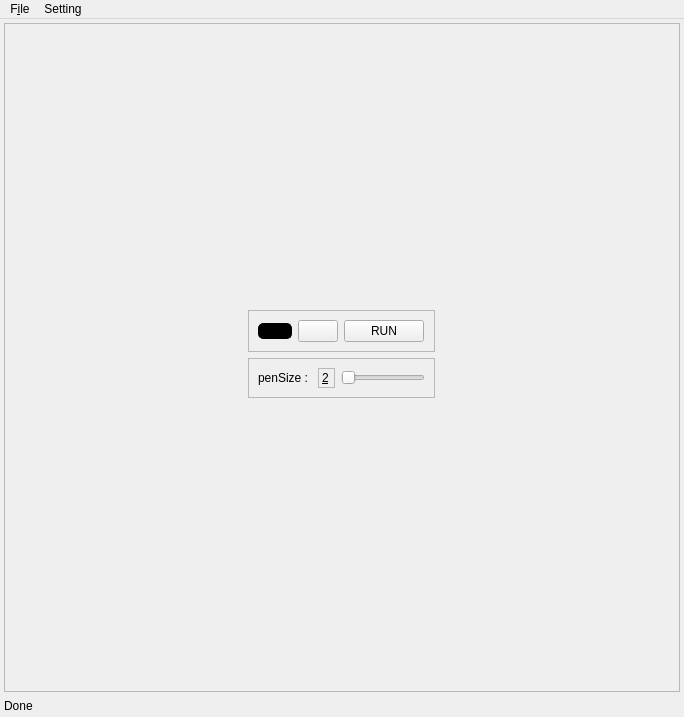
<?xml version="1.0" encoding="UTF-8"?>
<ui version="4.0">
 <class>MainWindow</class>
 <widget class="QMainWindow" name="MainWindow">
  <property name="geometry">
   <rect>
    <x>0</x>
    <y>0</y>
    <width>684</width>
    <height>717</height>
   </rect>
  </property>
  <property name="sizePolicy">
   <sizepolicy hsizetype="MinimumExpanding" vsizetype="MinimumExpanding">
    <horstretch>0</horstretch>
    <verstretch>0</verstretch>
   </sizepolicy>
  </property>
  <property name="minimumSize">
   <size>
    <width>0</width>
    <height>0</height>
   </size>
  </property>
  <property name="windowTitle">
   <string>MainWindow</string>
  </property>
  <property name="autoFillBackground">
   <bool>true</bool>
  </property>
  <property name="animated">
   <bool>true</bool>
  </property>
  <widget class="QWidget" name="MainLayout">
   <property name="sizePolicy">
    <sizepolicy hsizetype="Expanding" vsizetype="Expanding">
     <horstretch>0</horstretch>
     <verstretch>0</verstretch>
    </sizepolicy>
   </property>
   <property name="mouseTracking">
    <bool>false</bool>
   </property>
   <property name="acceptDrops">
    <bool>true</bool>
   </property>
   <property name="accessibleDescription">
    <string notr="true"/>
   </property>
   <layout class="QGridLayout" name="gridLayout">
    <property name="sizeConstraint">
     <enum>QLayout::SetMinAndMaxSize</enum>
    </property>
    <property name="leftMargin">
     <number>4</number>
    </property>
    <property name="topMargin">
     <number>4</number>
    </property>
    <property name="rightMargin">
     <number>4</number>
    </property>
    <property name="bottomMargin">
     <number>4</number>
    </property>
    <item row="3" column="0">
     <widget class="QLabel" name="status">
      <property name="sizePolicy">
       <sizepolicy hsizetype="Fixed" vsizetype="Preferred">
        <horstretch>0</horstretch>
        <verstretch>0</verstretch>
       </sizepolicy>
      </property>
      <property name="minimumSize">
       <size>
        <width>0</width>
        <height>15</height>
       </size>
      </property>
      <property name="maximumSize">
       <size>
        <width>16777215</width>
        <height>15</height>
       </size>
      </property>
      <property name="text">
       <string>Done</string>
      </property>
     </widget>
    </item>
    <item row="0" column="0">
     <widget class="QFrame" name="horizontalFrame">
      <property name="frameShape">
       <enum>QFrame::StyledPanel</enum>
      </property>
      <layout class="QHBoxLayout" name="HBOX">
       <property name="spacing">
        <number>0</number>
       </property>
       <property name="leftMargin">
        <number>0</number>
       </property>
       <property name="topMargin">
        <number>0</number>
       </property>
       <property name="rightMargin">
        <number>0</number>
       </property>
       <property name="bottomMargin">
        <number>0</number>
       </property>
       <item>
        <widget class="QFrame" name="tool_layout">
         <property name="sizePolicy">
          <sizepolicy hsizetype="MinimumExpanding" vsizetype="Preferred">
           <horstretch>0</horstretch>
           <verstretch>0</verstretch>
          </sizepolicy>
         </property>
         <property name="frameShape">
          <enum>QFrame::NoFrame</enum>
         </property>
         <layout class="QGridLayout" name="gridLayout_2">
          <property name="sizeConstraint">
           <enum>QLayout::SetFixedSize</enum>
          </property>
          <property name="leftMargin">
           <number>2</number>
          </property>
          <property name="topMargin">
           <number>2</number>
          </property>
          <property name="rightMargin">
           <number>2</number>
          </property>
          <property name="bottomMargin">
           <number>2</number>
          </property>
          <item row="0" column="0">
           <widget class="QFrame" name="btn_layout">
            <property name="sizePolicy">
             <sizepolicy hsizetype="Preferred" vsizetype="Minimum">
              <horstretch>0</horstretch>
              <verstretch>0</verstretch>
             </sizepolicy>
            </property>
            <property name="maximumSize">
             <size>
              <width>16777215</width>
              <height>60</height>
             </size>
            </property>
            <property name="mouseTracking">
             <bool>false</bool>
            </property>
            <property name="frameShape">
             <enum>QFrame::StyledPanel</enum>
            </property>
            <property name="frameShadow">
             <enum>QFrame::Plain</enum>
            </property>
            <layout class="QHBoxLayout" name="horizontalLayout_3">
             <item>
              <widget class="QPushButton" name="colorBtn">
               <property name="sizePolicy">
                <sizepolicy hsizetype="Maximum" vsizetype="Fixed">
                 <horstretch>0</horstretch>
                 <verstretch>0</verstretch>
                </sizepolicy>
               </property>
               <property name="styleSheet">
                <string notr="true">color:black;
background-color: #000000;
border-style: outset;
border-width: 1px;
border-radius: 5px;
border-color: black;</string>
               </property>
               <property name="text">
                <string/>
               </property>
               <property name="shortcut">
                <string>Ctrl+C</string>
               </property>
               <property name="checkable">
                <bool>false</bool>
               </property>
               <property name="autoDefault">
                <bool>false</bool>
               </property>
               <property name="flat">
                <bool>false</bool>
               </property>
              </widget>
             </item>
             <item>
              <widget class="QPushButton" name="eBtn">
               <property name="sizePolicy">
                <sizepolicy hsizetype="Maximum" vsizetype="Minimum">
                 <horstretch>0</horstretch>
                 <verstretch>0</verstretch>
                </sizepolicy>
               </property>
               <property name="text">
                <string/>
               </property>
               <property name="shortcut">
                <string>Ctrl+Z</string>
               </property>
               <property name="autoDefault">
                <bool>false</bool>
               </property>
               <property name="flat">
                <bool>false</bool>
               </property>
              </widget>
             </item>
             <item>
              <widget class="QPushButton" name="runBtn">
               <property name="sizePolicy">
                <sizepolicy hsizetype="Maximum" vsizetype="Fixed">
                 <horstretch>0</horstretch>
                 <verstretch>0</verstretch>
                </sizepolicy>
               </property>
               <property name="text">
                <string>RUN</string>
               </property>
               <property name="shortcut">
                <string>Ctrl+R</string>
               </property>
               <property name="autoDefault">
                <bool>false</bool>
               </property>
               <property name="flat">
                <bool>false</bool>
               </property>
              </widget>
             </item>
            </layout>
           </widget>
          </item>
          <item row="1" column="0">
           <widget class="QFrame" name="pen_layout">
            <property name="sizePolicy">
             <sizepolicy hsizetype="Minimum" vsizetype="Fixed">
              <horstretch>0</horstretch>
              <verstretch>0</verstretch>
             </sizepolicy>
            </property>
            <property name="frameShape">
             <enum>QFrame::StyledPanel</enum>
            </property>
            <layout class="QHBoxLayout" name="horizontalLayout_2">
             <item>
              <widget class="QLabel" name="label">
               <property name="enabled">
                <bool>true</bool>
               </property>
               <property name="sizePolicy">
                <sizepolicy hsizetype="Preferred" vsizetype="Preferred">
                 <horstretch>0</horstretch>
                 <verstretch>0</verstretch>
                </sizepolicy>
               </property>
               <property name="minimumSize">
                <size>
                 <width>0</width>
                 <height>20</height>
                </size>
               </property>
               <property name="maximumSize">
                <size>
                 <width>60</width>
                 <height>25</height>
                </size>
               </property>
               <property name="focusPolicy">
                <enum>Qt::NoFocus</enum>
               </property>
               <property name="layoutDirection">
                <enum>Qt::LeftToRight</enum>
               </property>
               <property name="frameShape">
                <enum>QFrame::NoFrame</enum>
               </property>
               <property name="text">
                <string>penSize : </string>
               </property>
              </widget>
             </item>
             <item>
              <widget class="QLabel" name="penSizeLabel">
               <property name="sizePolicy">
                <sizepolicy hsizetype="Expanding" vsizetype="Preferred">
                 <horstretch>0</horstretch>
                 <verstretch>0</verstretch>
                </sizepolicy>
               </property>
               <property name="minimumSize">
                <size>
                 <width>17</width>
                 <height>20</height>
                </size>
               </property>
               <property name="maximumSize">
                <size>
                 <width>11</width>
                 <height>25</height>
                </size>
               </property>
               <property name="font">
                <font>
                 <underline>true</underline>
                </font>
               </property>
               <property name="toolTipDuration">
                <number>-1</number>
               </property>
               <property name="frameShape">
                <enum>QFrame::StyledPanel</enum>
               </property>
               <property name="text">
                <string>2</string>
               </property>
               <property name="textFormat">
                <enum>Qt::AutoText</enum>
               </property>
               <property name="wordWrap">
                <bool>true</bool>
               </property>
              </widget>
             </item>
             <item>
              <widget class="QSlider" name="penSizeSlider">
               <property name="sizePolicy">
                <sizepolicy hsizetype="Expanding" vsizetype="Fixed">
                 <horstretch>0</horstretch>
                 <verstretch>0</verstretch>
                </sizepolicy>
               </property>
               <property name="minimum">
                <number>2</number>
               </property>
               <property name="maximum">
                <number>10</number>
               </property>
               <property name="sliderPosition">
                <number>2</number>
               </property>
               <property name="orientation">
                <enum>Qt::Horizontal</enum>
               </property>
              </widget>
             </item>
            </layout>
           </widget>
          </item>
          <item row="2" column="0">
           <widget class="QWidget" name="cnavas_layout" native="true">
            <property name="sizePolicy">
             <sizepolicy hsizetype="Expanding" vsizetype="Expanding">
              <horstretch>0</horstretch>
              <verstretch>0</verstretch>
             </sizepolicy>
            </property>
            <property name="mouseTracking">
             <bool>true</bool>
            </property>
            <property name="tabletTracking">
             <bool>true</bool>
            </property>
            <layout class="QVBoxLayout" name="verticalLayout_3">
             <property name="spacing">
              <number>1</number>
             </property>
             <property name="leftMargin">
              <number>0</number>
             </property>
             <property name="topMargin">
              <number>0</number>
             </property>
             <property name="rightMargin">
              <number>0</number>
             </property>
             <property name="bottomMargin">
              <number>0</number>
             </property>
            </layout>
           </widget>
          </item>
         </layout>
        </widget>
       </item>
      </layout>
     </widget>
    </item>
   </layout>
  </widget>
  <widget class="QMenuBar" name="menuBar">
   <property name="geometry">
    <rect>
     <x>0</x>
     <y>0</y>
     <width>684</width>
     <height>22</height>
    </rect>
   </property>
   <widget class="QMenu" name="fileMenu">
    <property name="title">
     <string>F&amp;ile</string>
    </property>
    <addaction name="fileOpen"/>
    <addaction name="fileSave"/>
   </widget>
   <widget class="QMenu" name="menusettings">
    <property name="title">
     <string>Setting</string>
    </property>
    <addaction name="actionconfig"/>
   </widget>
   <addaction name="fileMenu"/>
   <addaction name="menusettings"/>
  </widget>
  <action name="fileOpenBtn">
   <property name="text">
    <string>&amp;open</string>
   </property>
  </action>
  <action name="fileSaveBtn">
   <property name="text">
    <string>&amp;save</string>
   </property>
  </action>
  <action name="action1">
   <property name="text">
    <string>1</string>
   </property>
  </action>
  <action name="penSize2">
   <property name="text">
    <string>&amp;2</string>
   </property>
  </action>
  <action name="penSize3">
   <property name="text">
    <string>&amp;3</string>
   </property>
  </action>
  <action name="penSize4">
   <property name="text">
    <string>&amp;4</string>
   </property>
  </action>
  <action name="penSize5">
   <property name="text">
    <string>&amp;5</string>
   </property>
  </action>
  <action name="penSize6">
   <property name="text">
    <string>&amp;6</string>
   </property>
  </action>
  <action name="penSize7">
   <property name="text">
    <string>&amp;7</string>
   </property>
  </action>
  <action name="fileOpen">
   <property name="text">
    <string>&amp;open</string>
   </property>
   <property name="shortcut">
    <string>Ctrl+O</string>
   </property>
  </action>
  <action name="fileSave">
   <property name="text">
    <string>&amp;save</string>
   </property>
   <property name="shortcut">
    <string>Ctrl+S</string>
   </property>
  </action>
  <action name="actionconfig">
   <property name="text">
    <string>&amp;connection</string>
   </property>
   <property name="shortcut">
    <string>Ctrl+.</string>
   </property>
  </action>
 </widget>
 <tabstops>
  <tabstop>eBtn</tabstop>
  <tabstop>colorBtn</tabstop>
 </tabstops>
 <resources/>
 <connections/>
</ui>
